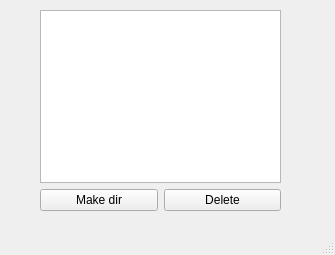
<?xml version="1.0" encoding="UTF-8"?>
<ui version="4.0">
 <class>MainWindow</class>
 <widget class="QMainWindow" name="MainWindow">
  <property name="geometry">
   <rect>
    <x>0</x>
    <y>0</y>
    <width>335</width>
    <height>255</height>
   </rect>
  </property>
  <property name="windowTitle">
   <string>MainWindow</string>
  </property>
  <widget class="QWidget" name="centralwidget">
   <widget class="QWidget" name="">
    <property name="geometry">
     <rect>
      <x>40</x>
      <y>10</y>
      <width>241</width>
      <height>201</height>
     </rect>
    </property>
    <layout class="QVBoxLayout" name="verticalLayout">
     <item>
      <widget class="QTreeView" name="treeView"/>
     </item>
     <item>
      <layout class="QHBoxLayout" name="horizontalLayout">
       <item>
        <widget class="QPushButton" name="pushButton">
         <property name="text">
          <string>Make dir</string>
         </property>
        </widget>
       </item>
       <item>
        <widget class="QPushButton" name="pushButton_2">
         <property name="text">
          <string>Delete</string>
         </property>
        </widget>
       </item>
      </layout>
     </item>
    </layout>
   </widget>
  </widget>
  <widget class="QMenuBar" name="menubar">
   <property name="geometry">
    <rect>
     <x>0</x>
     <y>0</y>
     <width>335</width>
     <height>17</height>
    </rect>
   </property>
  </widget>
  <widget class="QStatusBar" name="statusbar"/>
 </widget>
 <resources/>
 <connections/>
</ui>
